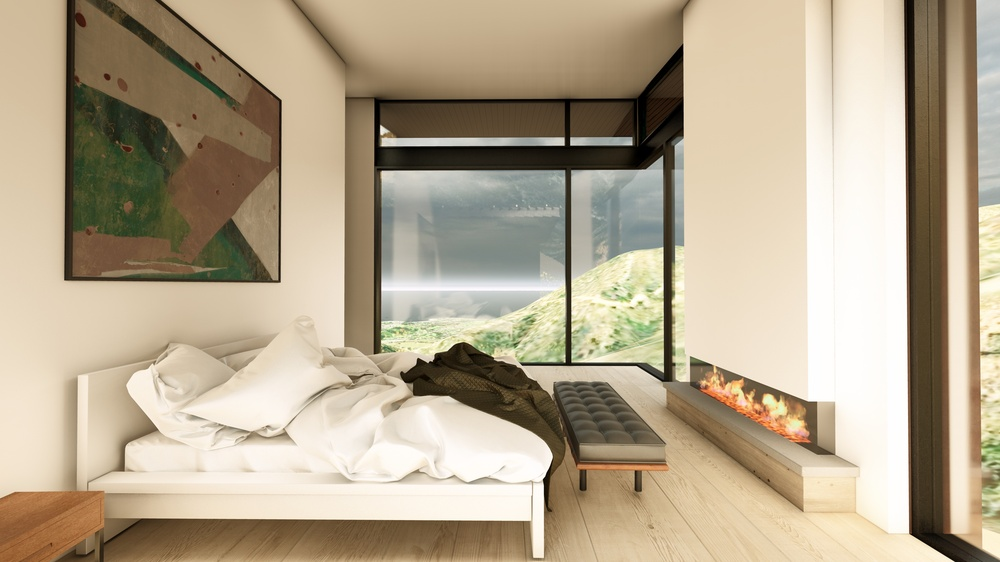
#> input picture 241212_MASTER BEDROOM_A.jpg, 1000 x 562 px, shrunk from 3840 x 2160 before the run
$ python material_detector.py '../241212_MASTER BEDROOM_A.jpg'
#> lines starting #> are read from the running program, lines starting #| are printed output that depends on the picture; after the words box and inside, x2 and y2 are one past the last pixel; in counts of white or black regions, pixels touching at a corner belong together
#!/usr/bin/env python3
"""
Material Detection with Confidence Scores
==========================================
Advanced material detection system that provides probability maps and confidence
scores for each material type (wood, metal, glass, stone, fabric, water).

Features:
- Per-pixel confidence heatmaps for each material type
- Adaptive enhancement strength based on confidence levels
- Material detection reports with statistics
- Visualization overlays for confidence maps
"""

from pathlib import Path
from typing import Callable, Dict
from dataclasses import dataclass
from enum import Enum
import json
from datetime import datetime

import numpy as np
from PIL import Image, ImageDraw, ImageFont


class MaterialType(Enum):
    """Supported material types for detection."""

    WOOD = "wood"
    METAL = "metal"
    GLASS = "glass"
    STONE = "stone"
    FABRIC = "fabric"
    WATER = "water"
    CONCRETE = "concrete"
    CERAMIC = "ceramic"


@dataclass
class MaterialConfidence:
    """Confidence score for a material type."""

    material: MaterialType
    confidence: float  # 0.0 to 1.0
    pixel_count: int
    percentage: float
    mean_confidence: float
    std_confidence: float


@dataclass
class MaterialDetectionResult:
    """Complete material detection result."""

    image_path: Path
    materials: Dict[MaterialType, MaterialConfidence]
    confidence_maps: Dict[MaterialType, np.ndarray]  # Per-pixel confidence [0, 1]
    dominant_material: MaterialType
    processing_time: float
    timestamp: str


class MaterialDetector:
    """
    Advanced material detector with confidence scoring.

    Uses color histograms, texture analysis, and spatial patterns to identify
    materials and provide confidence scores.
    """

    def __init__(self, min_confidence: float = 0.3):
        """
        Initialize material detector.

        Args:
            min_confidence: Minimum confidence threshold for reporting materials
        """
        self.min_confidence = min_confidence
        self._load_material_profiles()

    def _load_material_profiles(self):
        """Load material characteristic profiles."""
        # Color profiles (HSV ranges) for each material
        self.material_profiles = {
            MaterialType.WOOD: {
                "hue_range": (10, 40),  # Browns, tans
                "saturation_range": (0.2, 0.8),
                "value_range": (0.2, 0.7),
                "texture_strength": 0.4,
            },
            MaterialType.METAL: {
                "hue_range": None,  # Achromatic
                "saturation_range": (0.0, 0.2),
                "value_range": (0.4, 1.0),
                "texture_strength": 0.1,  # Low texture, high specular
                "specular_threshold": 0.7,
            },
            MaterialType.GLASS: {
                "hue_range": None,
                "saturation_range": (0.0, 0.3),
                "value_range": (0.5, 1.0),
                "texture_strength": 0.05,  # Very smooth
                "transparency_indicator": True,
            },
            MaterialType.STONE: {
                "hue_range": (0, 60),  # Grays, browns
                "saturation_range": (0.0, 0.4),
                "value_range": (0.3, 0.8),
                "texture_strength": 0.6,  # High texture
            },
            MaterialType.FABRIC: {
                "hue_range": None,  # Any hue
                "saturation_range": (0.2, 1.0),
                "value_range": (0.2, 0.9),
                "texture_strength": 0.5,
            },
            MaterialType.WATER: {
                "hue_range": (180, 220),  # Blues, cyans
                "saturation_range": (0.3, 0.9),
                "value_range": (0.3, 0.9),
                "texture_strength": 0.2,
                "specular_threshold": 0.6,
            },
            MaterialType.CONCRETE: {
                "hue_range": None,
                "saturation_range": (0.0, 0.2),
                "value_range": (0.4, 0.7),
                "texture_strength": 0.3,
            },
            MaterialType.CERAMIC: {
                "hue_range": None,
                "saturation_range": (0.0, 0.8),
                "value_range": (0.5, 1.0),
                "texture_strength": 0.1,
                "specular_threshold": 0.5,
            },
        }

    def detect(self, image_path: Path) -> MaterialDetectionResult:
        """
        Detect materials in an image with confidence scores.

        Args:
            image_path: Path to input image

        Returns:
            MaterialDetectionResult with confidence maps and statistics
        """
        import time

        start_time = time.time()

        # Load image
        img = Image.open(image_path).convert("RGB")
#> img is the input picture: PIL image 1000x562 RGB; mean R, G, B 180.5, 166.4, 142.5
        img_array = np.array(img).astype(np.float32) / 255.0

        # Convert to HSV for color analysis
        hsv_img = self._rgb_to_hsv(img_array)

        # Compute texture strength map
        texture_map = self._compute_texture_strength(img_array)

        # Compute specular map (highlights)
        specular_map = self._compute_specular_map(img_array)

        # Detect each material type
        confidence_maps = {}
        materials = {}

        for material_type in MaterialType:
            confidence_map = self._detect_material(hsv_img, texture_map, specular_map, material_type)
            confidence_maps[material_type] = confidence_map

            # Compute statistics
            valid_pixels = confidence_map > self.min_confidence
            pixel_count = int(np.sum(valid_pixels))

            if pixel_count > 0:
                mean_conf = float(np.mean(confidence_map[valid_pixels]))
                std_conf = float(np.std(confidence_map[valid_pixels]))
                percentage = 100.0 * pixel_count / (img_array.shape[0] * img_array.shape[1])

                materials[material_type] = MaterialConfidence(
                    material=material_type,
                    confidence=mean_conf,
                    pixel_count=pixel_count,
                    percentage=percentage,
                    mean_confidence=mean_conf,
                    std_confidence=std_conf,
                )

        # Find dominant material
        dominant_material = max(materials.items(), key=lambda x: x[1].percentage)[0] if materials else MaterialType.STONE

        processing_time = time.time() - start_time

        return MaterialDetectionResult(
            image_path=image_path,
            materials=materials,
            confidence_maps=confidence_maps,
            dominant_material=dominant_material,
            processing_time=processing_time,
            timestamp=datetime.now().isoformat(),
        )

    def _rgb_to_hsv(self, rgb: np.ndarray) -> np.ndarray:
        """Convert RGB to HSV."""
        # Normalize RGB to [0, 1]
        r, g, b = rgb[..., 0], rgb[..., 1], rgb[..., 2]

        max_c = np.maximum(np.maximum(r, g), b)
        min_c = np.minimum(np.minimum(r, g), b)
        diff = max_c - min_c

        # Hue calculation
        h = np.zeros_like(max_c)

        mask = diff != 0
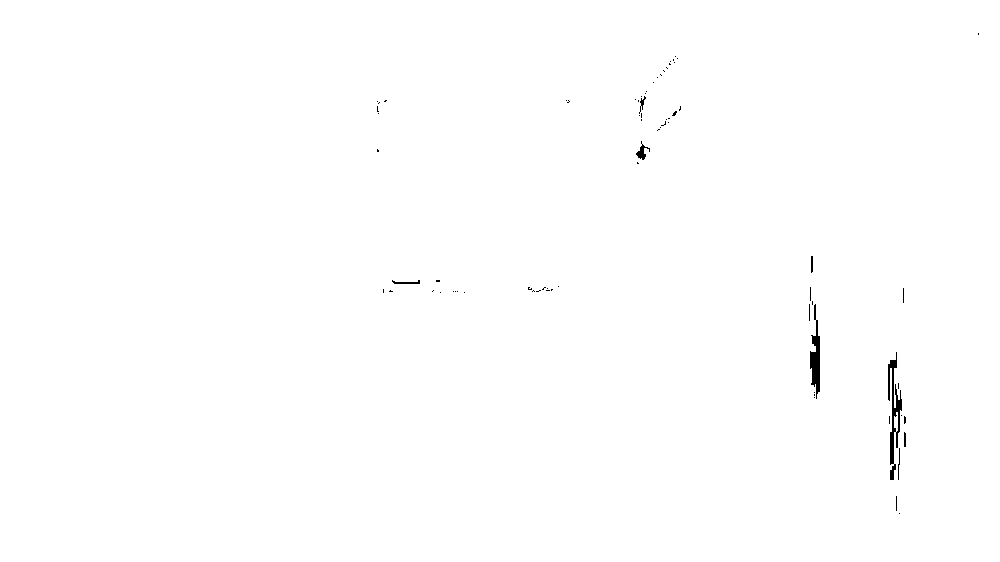
#> mask: shape (562, 1000) bool; 99.7% white; 75 black regions (67 under 20 px), largest, box (x1, y1, x2, y2) and area: (888, 352, 902, 480) 661, (810, 304, 820, 399) 503, (636, 141, 650, 160) 97
        r_mask = (max_c == r) & mask
#> r_mask: shape (562, 1000) bool; 89.1% white; 180 black regions (128 under 20 px), largest, box (x1, y1, x2, y2) and area: (380, 170, 567, 342) 23423, (72, 84, 171, 237) 10543, (571, 157, 665, 267) 6337
        g_mask = (max_c == g) & mask
#> g_mask: shape (562, 1000) bool; 11.1% white; 329 white regions (266 under 20 px), largest, box (x1, y1, x2, y2) and area: (382, 156, 665, 283) 24825, (72, 84, 182, 252) 11099, (380, 290, 553, 349) 4766
        b_mask = (max_c == b) & mask
#> b_mask: shape (562, 1000) bool; 1% white; 75 white regions (57 under 20 px), largest, box (x1, y1, x2, y2) and area: (383, 276, 562, 294) 1800, (600, 194, 663, 252) 1280, (978, 20, 1000, 76) 860

        h[r_mask] = 60 * (((g[r_mask] - b[r_mask]) / diff[r_mask]) % 6)
        h[g_mask] = 60 * (((b[g_mask] - r[g_mask]) / diff[g_mask]) + 2)
        h[b_mask] = 60 * (((r[b_mask] - g[b_mask]) / diff[b_mask]) + 4)

        # Saturation
        s = np.zeros_like(max_c)
        s[max_c != 0] = diff[max_c != 0] / max_c[max_c != 0]
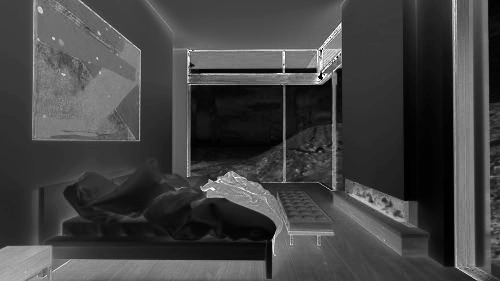
#> s: shape (562, 1000) float32 (shown at 1/2 size); min 0, max 1, mean 0.264

        # Value
        v = max_c

        return np.stack([h, s, v], axis=-1)
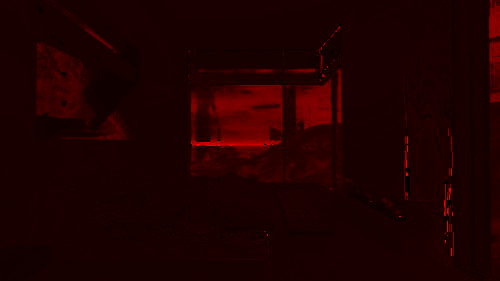
#> returned value: shape (562, 1000, 3) float32 (shown at 1/2 size); mean of channels 0, 1, 2 45.3, 0.3, 0.7; drawn with min black and max white

    def _compute_texture_strength(self, image: np.ndarray) -> np.ndarray:
        """Compute texture strength using gradient magnitude."""
        gray = np.mean(image, axis=-1)

        # Sobel filters
        dy, dx = np.gradient(gray)
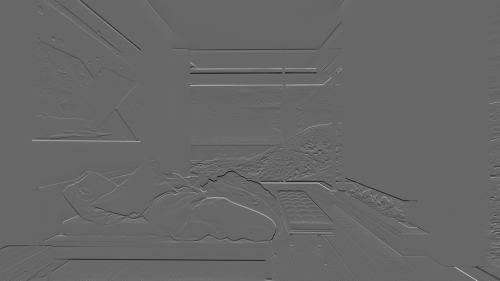
#> dy: shape (562, 1000) float32 (shown at 1/2 size); min -0.475, max 0.692, mean -1.95e-06; drawn with min black and max white
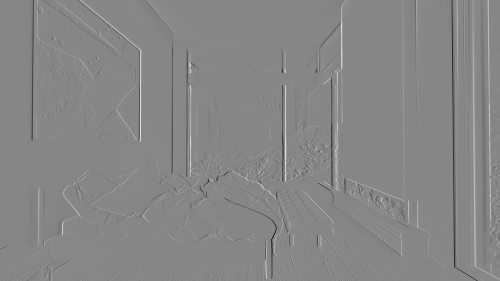
#> dx: shape (562, 1000) float32 (shown at 1/2 size); min -0.492, max 0.44, mean 9.52e-06; drawn with min black and max white
        magnitude = np.sqrt(dx**2 + dy**2)

        # Normalize
        if magnitude.max() > 0:
            magnitude = magnitude / magnitude.max()

        return magnitude

    def _compute_specular_map(self, image: np.ndarray) -> np.ndarray:
        """Compute specular highlights map."""
        # High value, low saturation = specular highlight
        v = np.max(image, axis=-1)
        s = (v - np.min(image, axis=-1)) / (v + 1e-6)

        specular = v * (1 - s)
        return specular

    def _detect_material(
        self,
        hsv_img: np.ndarray,
        texture_map: np.ndarray,
        specular_map: np.ndarray,
        material_type: MaterialType,
    ) -> np.ndarray:
        """
        Detect specific material type and return confidence map.

        Args:
            hsv_img: HSV image (H in [0, 360], S/V in [0, 1])
            texture_map: Texture strength map [0, 1]
            specular_map: Specular highlight map [0, 1]
            material_type: Material to detect

        Returns:
            Confidence map [0, 1] for the material
        """
        profile = self.material_profiles[material_type]
        h, s, v = hsv_img[..., 0], hsv_img[..., 1], hsv_img[..., 2]

        confidence = np.ones_like(s)

        # Hue matching
        if profile["hue_range"] is not None:
            hue_min, hue_max = profile["hue_range"]
            hue_match = ((h >= hue_min) & (h <= hue_max)).astype(np.float32)
            confidence *= hue_match

        # Saturation matching
        sat_min, sat_max = profile["saturation_range"]
        sat_match = 1.0 - np.abs(s - (sat_min + sat_max) / 2) / ((sat_max - sat_min) / 2 + 1e-6)
        sat_match = np.clip(sat_match, 0, 1)
        confidence *= sat_match

        # Value matching
        val_min, val_max = profile["value_range"]
        val_match = 1.0 - np.abs(v - (val_min + val_max) / 2) / ((val_max - val_min) / 2 + 1e-6)
        val_match = np.clip(val_match, 0, 1)
        confidence *= val_match

        # Texture matching
        tex_target = profile["texture_strength"]
        tex_match = 1.0 - np.abs(texture_map - tex_target)
        tex_match = np.clip(tex_match, 0, 1)
        confidence *= 0.7 + 0.3 * tex_match  # Texture is weighted less

        # Specular matching (for metals, glass, water, ceramic)
        if "specular_threshold" in profile:
            spec_thresh = profile["specular_threshold"]
            spec_match = (specular_map > spec_thresh).astype(np.float32)
            confidence *= 0.5 + 0.5 * spec_match

        return confidence

    # [68 lines left out: functions generate_heatmap, _confidence_to_heatmap, not called in this run]

    def generate_report(self, result: MaterialDetectionResult, output_path: Path):
        """
        Generate JSON report with material detection statistics.

        Args:
            result: Material detection result
            output_path: Path to save JSON report
        """
        report = {
            "image_path": str(result.image_path),
            "timestamp": result.timestamp,
            "processing_time_seconds": result.processing_time,
            "dominant_material": result.dominant_material.value,
            "materials": {},
        }

        for material_type, confidence in result.materials.items():
            report["materials"][material_type.value] = {
                "pixel_count": confidence.pixel_count,
                "coverage_percentage": round(confidence.percentage, 2),
                "mean_confidence": round(confidence.mean_confidence, 3),
                "std_confidence": round(confidence.std_confidence, 3),
            }

        with open(output_path, "w") as f:
            json.dump(report, f, indent=2)

        print(f"✓ Saved report: {output_path}")

    # [36 lines left out: function enhance_with_confidence, not called in this run]


def main():
    """CLI for material detection."""
    import argparse

    parser = argparse.ArgumentParser(description="Material Detection with Confidence Scores")
    parser.add_argument("input", type=Path, help="Input image path")
    parser.add_argument(
        "--output-dir",
        type=Path,
        default=Path("output_material_detection"),
        help="Output directory for results",
    )
    parser.add_argument(
        "--min-confidence",
        type=float,
        default=0.3,
        help="Minimum confidence threshold (0-1)",
    )
    parser.add_argument(
        "--generate-heatmaps",
        action="store_true",
        help="Generate heatmap overlays for all materials",
    )
    parser.add_argument(
        "--materials",
        nargs="+",
        choices=[m.value for m in MaterialType],
        help="Specific materials to detect (default: all)",
    )

    args = parser.parse_args()

    # Create output directory
    args.output_dir.mkdir(parents=True, exist_ok=True)

    # Initialize detector
    detector = MaterialDetector(min_confidence=args.min_confidence)

    print(f"\n{'=' * 60}")
    print(f"Material Detection Analysis")
    print(f"{'=' * 60}\n")
    print(f"Input: {args.input}")
    print(f"Min Confidence: {args.min_confidence}")

    # Detect materials
    print("\n🔍 Detecting materials...")
    result = detector.detect(args.input)
#> the loop in detect, `for material_type in MaterialType:` made 8 passes
#> (pixel_count, mean_conf, std_conf, percentage) on passes 1, 2, 3, 4, 5, 7, 8: (85915, 0.558, 0.16, 15.29), (8520, 0.373, 0.0636, 1.52), (71094, 0.393, 0.0955, 12.65), (7214, 0.42, 0.114, 1.28), (86430, 0.428, 0.0867, 15.38), (14901, 0.561, 0.148, 2.65), (100375, 0.467, 0.116, 17.86)
#> pass 1, in _detect_material, `sat_match = 1.0 - np.abs(s - (sat_min + sat_max) / 2) / ((sat_max - sa..`:
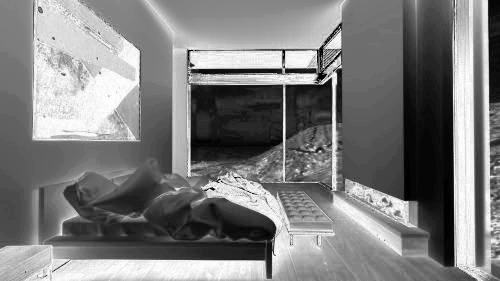
#> sat_match: shape (562, 1000) float32 (shown at 1/2 size); min -0.667, max 1, mean 0.155; drawn with min black and max white
#> pass 1, in _detect_material, `confidence *= sat_match`:
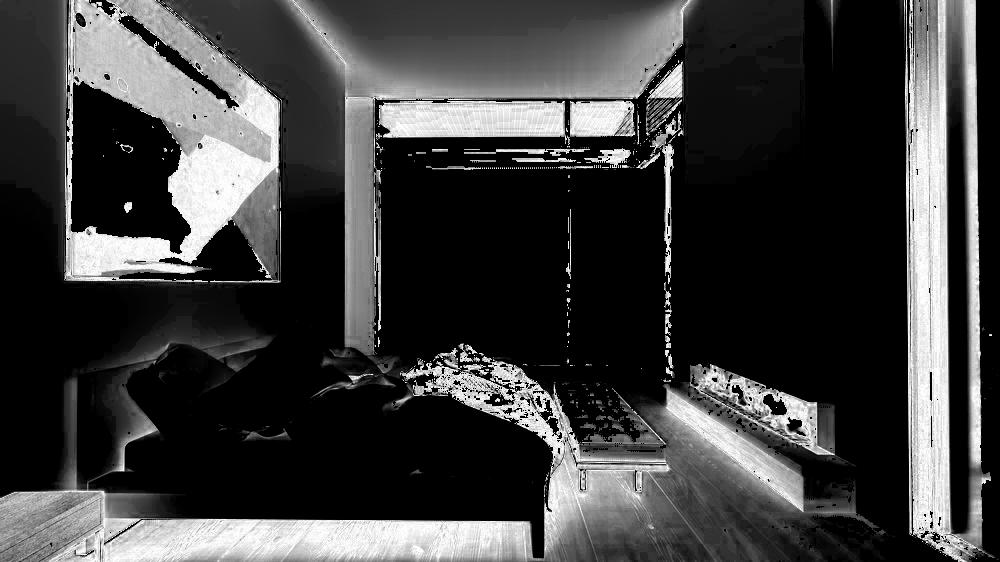
#> confidence: shape (562, 1000) float32; min 0, max 1, mean 0.24
#> after the loop in detect, `for material_type in MaterialType:`: confidence_maps = 8 items; materials = 7 items

    print(f"✓ Detection complete in {result.processing_time:.2f}s\n")
#| ✓ Detection complete in 1.16s

    # Print results
    print(f"Dominant Material: {result.dominant_material.value.upper()}\n")
#| Dominant Material: CERAMIC
    print(f"{'Material':<12} {'Coverage':<10} {'Confidence':<12} {'Pixels':<10}")
    print(f"{'-' * 50}")

    sorted_materials = sorted(result.materials.items(), key=lambda x: x[1].percentage, reverse=True)
#> sorted_materials = 7 items

    for material_type, confidence in sorted_materials:
        print(
            f"{material_type.value:<12} "
            f"{confidence.percentage:>6.2f}%   "
            f"{confidence.mean_confidence:>6.3f} ± {confidence.std_confidence:.3f}   "
            f"{confidence.pixel_count:>8}"
        )
#> this loop made 7 passes
#| ceramic       17.86%    0.467 ± 0.116     100375
#| fabric        15.38%    0.428 ± 0.087      86430
#| wood          15.29%    0.558 ± 0.160      85915
#| glass         12.65%    0.393 ± 0.095      71094
#| concrete       2.65%    0.561 ± 0.148      14901
#> (further printed lines are left out)

    # Generate report
    report_path = args.output_dir / f"{args.input.stem}_material_report.json"
    detector.generate_report(result, report_path)

    # Generate heatmaps
    if args.generate_heatmaps:
        print(f"\n🎨 Generating heatmaps...")
        materials_to_viz = [MaterialType(m) for m in args.materials] if args.materials else result.materials.keys()

        for material_type in materials_to_viz:
            heatmap_path = args.output_dir / f"{args.input.stem}_{material_type.value}_heatmap.png"
            detector.generate_heatmap(result, material_type, heatmap_path)

    print(f"\n{'=' * 60}")
    print(f"Analysis complete! Results saved to: {args.output_dir}")
    print(f"{'=' * 60}\n")


if __name__ == "__main__":
    main()
